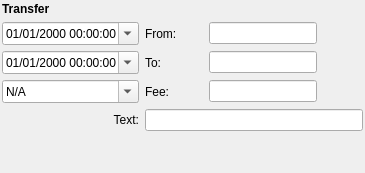
                  <widget class="QWidget" name="TransferDetailsTab">
                   <layout class="QGridLayout" name="gridLayout_5">
                    <property name="leftMargin">
                     <number>2</number>
                    </property>
                    <property name="topMargin">
                     <number>2</number>
                    </property>
                    <property name="rightMargin">
                     <number>2</number>
                    </property>
                    <property name="bottomMargin">
                     <number>2</number>
                    </property>
                    <item row="5" column="1" colspan="4">
                     <widget class="QLineEdit" name="TransferNote"/>
                    </item>
                    <item row="2" column="3">
                     <widget class="QLineEdit" name="TransferFromAmount">
                      <property name="alignment">
                       <set>Qt::AlignRight|Qt::AlignTrailing|Qt::AlignVCenter</set>
                      </property>
                     </widget>
                    </item>
                    <item row="3" column="4">
                     <spacer name="horizontalSpacer_4">
                      <property name="orientation">
                       <enum>Qt::Horizontal</enum>
                      </property>
                      <property name="sizeHint" stdset="0">
                       <size>
                        <width>40</width>
                        <height>20</height>
                       </size>
                      </property>
                     </spacer>
                    </item>
                    <item row="4" column="3">
                     <widget class="QLineEdit" name="TransferFeeAmount">
                      <property name="alignment">
                       <set>Qt::AlignRight|Qt::AlignTrailing|Qt::AlignVCenter</set>
                      </property>
                     </widget>
                    </item>
                    <item row="6" column="2">
                     <spacer name="verticalSpacer_5">
                      <property name="orientation">
                       <enum>Qt::Vertical</enum>
                      </property>
                      <property name="sizeHint" stdset="0">
                       <size>
                        <width>20</width>
                        <height>40</height>
                       </size>
                      </property>
                     </spacer>
                    </item>
                    <item row="5" column="0">
                     <widget class="QLabel" name="TransferTextLbl">
                      <property name="text">
                       <string>Text:</string>
                      </property>
                      <property name="alignment">
                       <set>Qt::AlignRight|Qt::AlignTrailing|Qt::AlignVCenter</set>
                      </property>
                     </widget>
                    </item>
                    <item row="2" column="2">
                     <widget class="AccountSelector" name="TransferFromAccountWidget" native="true"/>
                    </item>
                    <item row="2" column="0">
                     <widget class="QDateTimeEdit" name="TransferFromTimestamp">
                      <property name="displayFormat">
                       <string>dd/MM/yyyy hh:mm:ss</string>
                      </property>
                      <property name="calendarPopup">
                       <bool>true</bool>
                      </property>
                     </widget>
                    </item>
                    <item row="4" column="2">
                     <widget class="AccountSelector" name="TransferFeeAccountWidget" native="true"/>
                    </item>
                    <item row="2" column="1">
                     <widget class="QLabel" name="TransferFromLbl">
                      <property name="text">
                       <string>From:</string>
                      </property>
                     </widget>
                    </item>
                    <item row="3" column="2">
                     <widget class="AccountSelector" name="TransferToAccountWidget" native="true"/>
                    </item>
                    <item row="3" column="3">
                     <widget class="QLineEdit" name="TransferToAmount">
                      <property name="alignment">
                       <set>Qt::AlignRight|Qt::AlignTrailing|Qt::AlignVCenter</set>
                      </property>
                     </widget>
                    </item>
                    <item row="0" column="0">
                     <widget class="QLabel" name="TransferTabLbl">
                      <property name="font">
                       <font>
                        <weight>75</weight>
                        <bold>true</bold>
                       </font>
                      </property>
                      <property name="text">
                       <string>Transfer</string>
                      </property>
                     </widget>
                    </item>
                    <item row="4" column="1">
                     <widget class="QLabel" name="TransferFeeLbl">
                      <property name="text">
                       <string>Fee:</string>
                      </property>
                     </widget>
                    </item>
                    <item row="4" column="0">
                     <widget class="QDateTimeEdit" name="TransferFeeTimestamp">
                      <property name="specialValueText">
                       <string>N/A</string>
                      </property>
                      <property name="minimumDate">
                       <date>
                        <year>2000</year>
                        <month>1</month>
                        <day>1</day>
                       </date>
                      </property>
                      <property name="displayFormat">
                       <string>dd/MM/yyyy hh:mm:ss</string>
                      </property>
                      <property name="calendarPopup">
                       <bool>true</bool>
                      </property>
                     </widget>
                    </item>
                    <item row="3" column="1">
                     <widget class="QLabel" name="TransferToLbl">
                      <property name="text">
                       <string>To:</string>
                      </property>
                     </widget>
                    </item>
                    <item row="3" column="0">
                     <widget class="QDateTimeEdit" name="TransferToTimestamp">
                      <property name="displayFormat">
                       <string>dd/MM/yyyy hh:mm:ss</string>
                      </property>
                      <property name="calendarPopup">
                       <bool>true</bool>
                      </property>
                     </widget>
                    </item>
                   </layout>
                  </widget>
